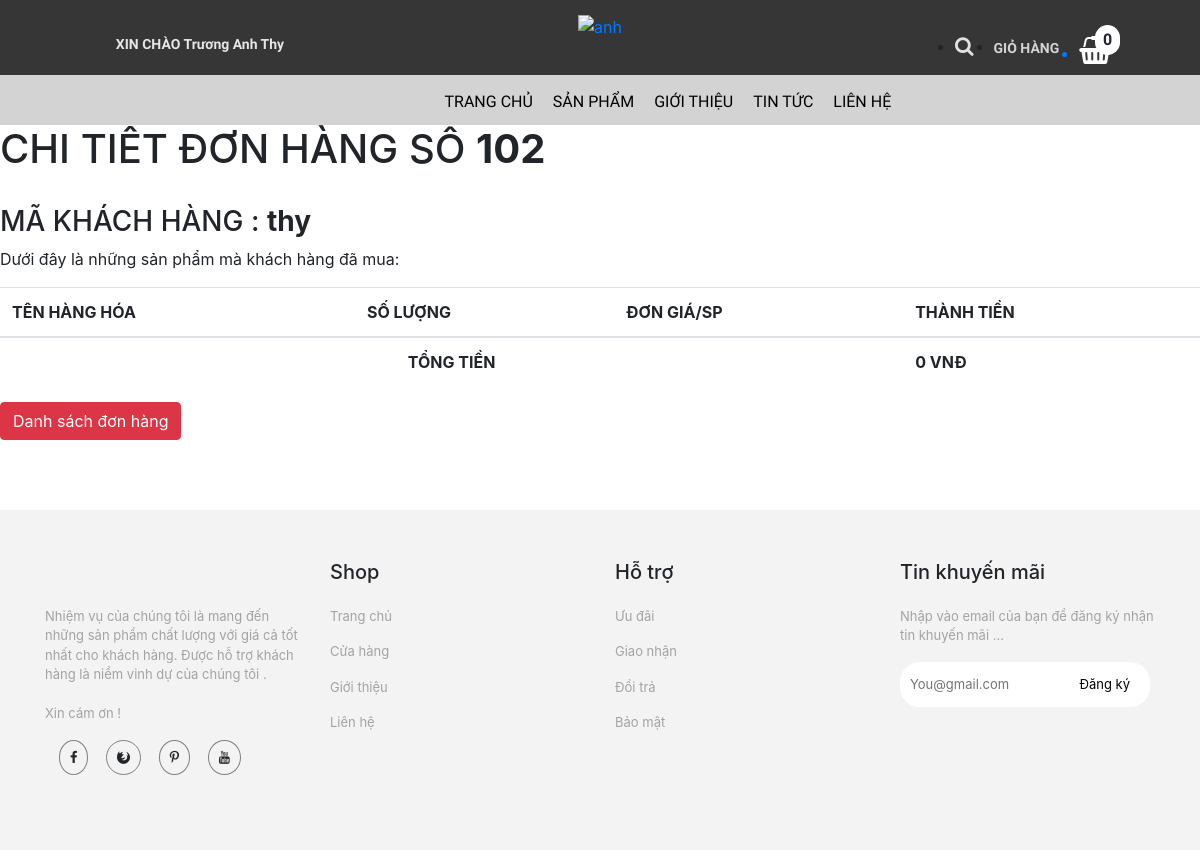
Before: /trang-chinh/lichsu-chitiet.php?ma_hd=102&ma_kh=thy (signed in) with the older database file.
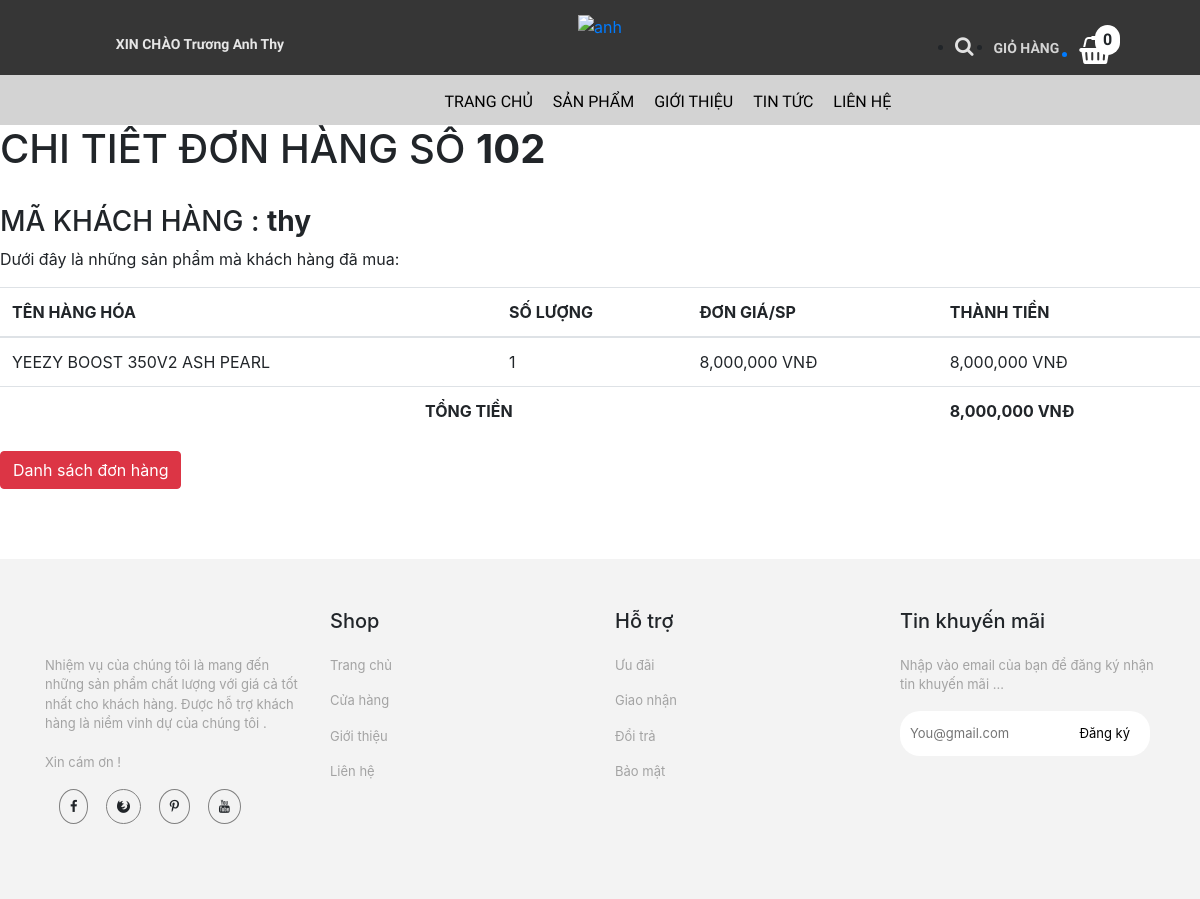
After: the same page with the newer database file.
### tables this page shows
CREATE TABLE `hoa_don_chi_tiet` (
  `ma_hd` int(11) NOT NULL,
  `so_luong` int(11) NOT NULL,
  `don_gia` int(11) NOT NULL,
  `ma_hh` int(11) NOT NULL
);

CREATE TABLE `hang_hoa` (
  `ma_hh` int(11) NOT NULL,
  `ten_hh` varchar(50) NOT NULL,
  `hinh` varchar(50) NOT NULL,
  `don_gia` int(11) NOT NULL,
  `giam_gia` int(11) NOT NULL,
  `mo_ta` varchar(500) NOT NULL,
  `ma_loai` int(11) NOT NULL
);

### trang-chinh/dao/pdo.php (called while the page is built, shortened)
<?php
    function pdo_get_connection(){
        $pdo = new PDO("mysql:host=localhost;dbname=bigshoes",'root','');
        $pdo->setAttribute(PDO::ATTR_ERRMODE, PDO::ERRMODE_EXCEPTION);
        return $pdo;
    }
    function pdo_query($sql){
        $sql_args = array_slice(func_get_args(),1);
        try{
            $conn = pdo_get_connection();
            $stmt = $conn ->prepare($sql);
            $stmt -> execute($sql_args);
            $rows = $stmt -> fetchAll();
            return $rows;
        }catch(PDOException $e){
            throw $e;
        }finally{
            unset($conn);
        }
    }
    ?>

### trang-chinh/dao/hoa-don.php (called while the page is built, shortened)
<?php
    require_once ('pdo.php');
    function hoa_don_chi_tiet_select_by_id($ma_hd){
        $sql = "SELECT * FROM hoa_don_chi_tiet
        JOIN hang_hoa ON hoa_don_chi_tiet.ma_hh = hang_hoa.ma_hh
        WHERE hoa_don_chi_tiet.ma_hd=?";
        return pdo_query($sql,$ma_hd);
    }
?>

### trang-chinh/lichsu-chitiet.php (the view, shortened to what the changed rows need)
<!DOCTYPE html>
<html lang="en">
<head>
    <link rel="stylesheet" href="https://maxcdn.bootstrapcdn.com/bootstrap/4.0.0/css/bootstrap.min.css">
    <link rel="stylesheet" href="../../bigshoes/css/lien-he/products.css">
    <link rel="stylesheet" href="../../bigshoes/css/chi-tiet-sp/products.css">
    <link rel="stylesheet" href="../../bigshoes/css/chi-tiet-sp/plugin/css/owl.carousel.min.css">
    <link rel="stylesheet" href="../../bigshoes/css/chi-tiet-sp/plugin/css/owl.theme.default.min.css">
    <link rel="stylesheet" href="https://cdnjs.cloudflare.com/ajax/libs/font-awesome/4.7.0/css/font-awesome.min.css">
</head>
<body>
        <div id="page-wrapper">
		  <div class="header">
                                <?php
                                require_once ('../trang-chinh/dao/hoa-don.php');
                                extract($_REQUEST);
                                $items = hoa_don_chi_tiet_select_by_id($ma_hd);
                                $Total = 0;
                            ?>
                        <div class="page-header">
                            <h1>CHI TIẾT ĐƠN HÀNG SỐ <b><?=$ma_hd?></b></h1><br>
                            <table class="table table-hover">
                                <thead>
                                  <tr>
                                    <th>TÊN HÀNG HÓA</th>
                                    <th>SỐ LƯỢNG</th>
                                    <th>ĐƠN GIÁ/SP</th>
                                    <th>THÀNH TIỀN</th>
                                  </tr>
                                </thead>
                                <tbody>
                                <?php foreach($items as $item){
                                     extract($item);
                                    ?>
                                  <tr>
                                    <td><?=$ten_hh?></td>
                                    <td><?=$so_luong?></td>
                                    <td><?=number_format($don_gia)?> VNĐ</td>
                                    <td><?=number_format($don_gia * $so_luong); $Total +=($don_gia * $so_luong)?> VNĐ</td>
                                  </tr>
                                <?php } ?>
                                <tr>
                                    <td><b><?=number_format($Total) ?> VNĐ</b></td>
                                </tr>
                                </tbody>
                              </table>
                        </div>
		</div>
            </div>
</body>
</html>

Changed rows visible on the page:
added hoa_don_chi_tiet: ma_hh.ten_hh "YEEZY BOOST 350V2 ASH PEARL", so_luong "1", ma_hh.don_gia "8,000,000", $don_gia * $so_luong "8,000,000"
Other visible differences:
$Total: "0" → "8,000,000"
